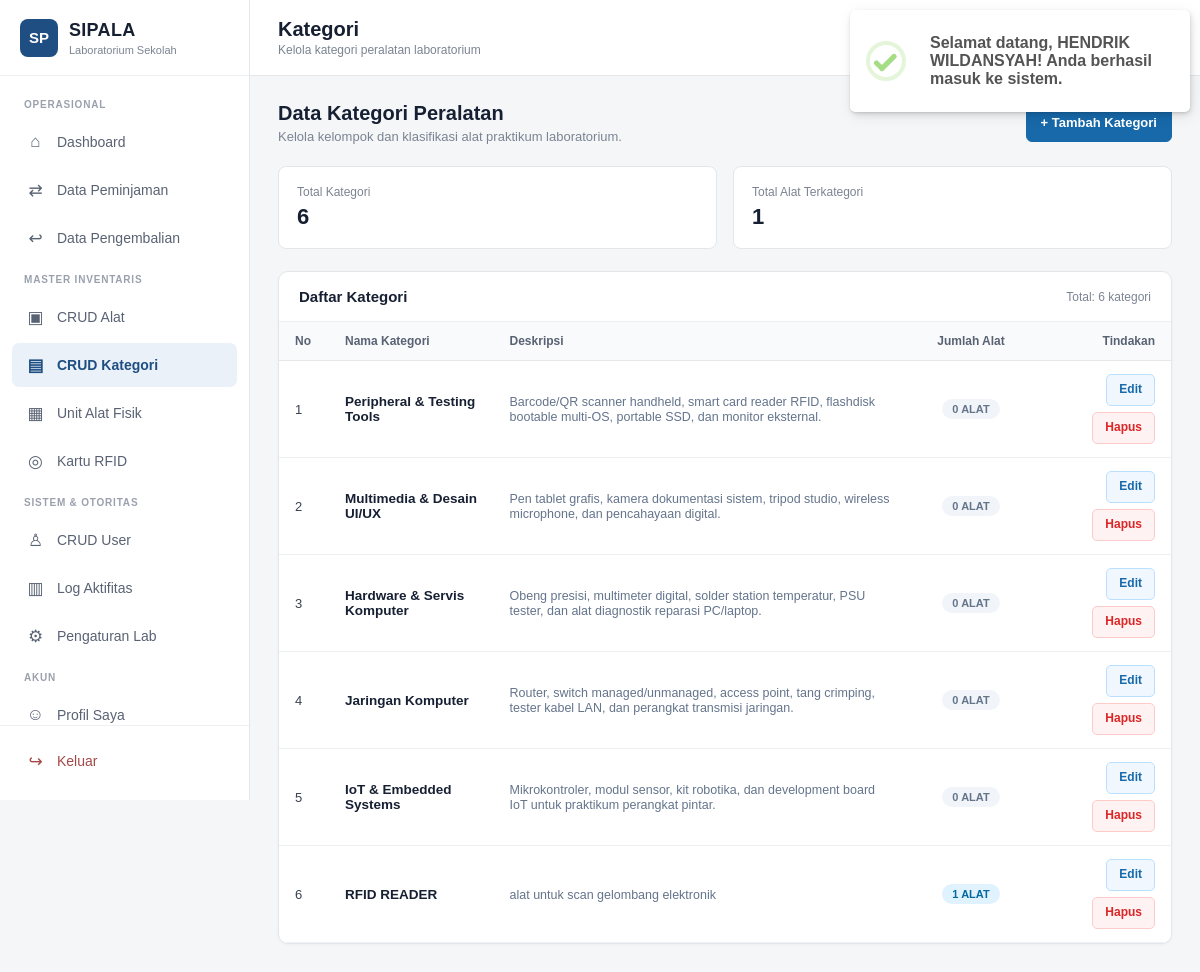
/admin/kategori/index.php (signed in), run on the app's committed database.
### tables this page shows
CREATE TABLE `kategori` (
  `id` int(10) unsigned NOT NULL AUTO_INCREMENT,
  `nama_kategori` varchar(100) NOT NULL,
  `deskripsi` text DEFAULT NULL,
  `created_at` timestamp NOT NULL DEFAULT current_timestamp(),
  `updated_at` timestamp NOT NULL DEFAULT current_timestamp() ON UPDATE current_timestamp(),
  PRIMARY KEY (`id`),
  UNIQUE KEY `uq_kategori_nama` (`nama_kategori`)
);

### includes/functions.php (called while the page is built, shortened)
<?php
if (!function_exists('e')) {
    function e(mixed $v): string {
        return htmlspecialchars((string)($v ?? ''), ENT_QUOTES, 'UTF-8');
    }
}

### admin/kategori/index.php (the view, shortened to what this page needs)
<?php
require_once __DIR__ . '/../includes/admin.php';
$categories = $pdo->query('
    SELECT k.id, k.nama_kategori, k.deskripsi, k.created_at, COUNT(p.id) AS total_alat
    FROM kategori k
    LEFT JOIN peralatan p ON p.kategori_id = k.id
    GROUP BY k.id, k.nama_kategori, k.deskripsi, k.created_at
    ORDER BY k.id DESC
')->fetchAll(PDO::FETCH_ASSOC);
$totalCategories = count($categories);
$totalEquipments = array_sum(array_map(fn($c) => (int)$c['total_alat'], $categories));
?>
<div class="head">
    <div>
        <h2>Data Kategori Peralatan</h2>
        <p>Kelola kelompok dan klasifikasi alat praktikum laboratorium.</p>
    </div>
    <button type="button" class="btn btn-primary" onclick="openModalTambah()">+ Tambah Kategori</button>
</div>
<div class="stats">
    <div class="stat">
        <small>Total Kategori</small>
        <strong><?= number_format($totalCategories) ?></strong>
    </div>
    <div class="stat">
        <small>Total Alat Terkategori</small>
        <strong><?= number_format($totalEquipments) ?></strong>
    </div>
</div>
<div class="panel">
    <div class="panel-title">
        <span>Daftar Kategori</span>
        <span style="font-size:12px;color:#7b8492;font-weight:normal;">Total: <?= $totalCategories ?> kategori</span>
    </div>
    <div class="table-wrap">
        <table>
            <thead>
                <tr>
                    <th style="width:50px;">No</th>
                    <th>Nama Kategori</th>
                    <th>Deskripsi</th>
                    <th style="width:120px;text-align:center;">Jumlah Alat</th>
                    <th style="width:140px;text-align:right;">Tindakan</th>
                </tr>
            </thead>
            <tbody>
                <?php if (empty($categories)): ?>
                    <tr>
                        <td colspan="5" class="empty">Belum ada kategori yang ditambahkan.</td>
                    </tr>
                <?php else: ?>
                    <?php $no = 1; foreach ($categories as $cat): ?>
                        <tr>
                            <td><?= $no++ ?></td>
                            <td>
                                <strong style="color:#172033;font-size:13.5px;"><?= e((string)$cat['nama_kategori']) ?></strong>
                            </td>
                            <td>
                                <span style="color:#64748b;font-size:12.5px;">
                                    <?= !empty($cat['deskripsi']) ? e((string)$cat['deskripsi']) : '<em style="color:#94a3b8;">Tidak ada deskripsi</em>' ?>
                                </span>
                            </td>
                            <td style="text-align:center;">
                                <span class="badge <?= (int)$cat['total_alat'] > 0 ? 'DISETUJUI' : 'nonaktif' ?>" style="font-size:11px;">
                                    <?= (int)$cat['total_alat'] ?> Alat
                                </span>
                            </td>
                            <td style="text-align:right;">
                                <div class="actions" style="justify-content:flex-end;">
                                    <a class="btn btn-sm btn-edit" href="edit.php?id=<?= (int)$cat['id'] ?>" title="Edit Kategori">
                                        Edit
                                    </a>
                                    <button type="button" class="btn btn-sm btn-danger"
                                            onclick="confirmDelete('hapus.php?id=<?= (int)$cat['id'] ?>', 'Kategori <?= e(addslashes((string)$cat['nama_kategori'])) ?>')"
                                            title="Hapus Kategori">
                                        Hapus
                                    </button>
                                </div>
                            </td>
                        </tr>
                    <?php endforeach; ?>
                <?php endif; ?>
            </tbody>
        </table>
    </div>
</div>

### admin/includes/admin.php (style rules this page uses)
* { box-sizing: border-box; margin: 0; padding: 0; }
body { font-family: Arial, Helvetica, sans-serif; background: #f4f6f8; color: #1f2937; overflow-x: hidden; }
a { text-decoration: none; color: inherit; }
.head { display: flex; align-items: center; justify-content: space-between; margin-bottom: 22px; gap: 16px; flex-wrap: wrap; }
.head h2 { margin: 0; font-size: 20px; color: #172033; font-weight: 700; }
.head p { margin: 4px 0 0; font-size: 13px; color: #7b8492; }
.panel { background: #ffffff; border-radius: 10px; border: 1px solid #e3e7eb; box-shadow: 0 1px 3px rgba(0,0,0,0.04); overflow: hidden; margin-bottom: 22px; }
.panel-title { padding: 16px 20px; font-size: 15px; font-weight: 600; color: #172033; border-bottom: 1px solid #edf0f2; display: flex; align-items: center; justify-content: space-between; flex-wrap: wrap; gap: 10px; }
.table-wrap { overflow-x: auto; -webkit-overflow-scrolling: touch; width: 100%; }
table { width: 100%; min-width: 600px; border-collapse: collapse; font-size: 13px; text-align: left; }
th { background: #f8fafc; color: #596273; font-weight: 600; padding: 12px 16px; border-bottom: 1px solid #e5e7eb; font-size: 12px; white-space: nowrap; }
td { padding: 13px 16px; border-bottom: 1px solid #edf0f2; color: #374151; vertical-align: middle; }
.btn { display: inline-flex; align-items: center; justify-content: center; gap: 6px; padding: 8px 14px; border-radius: 6px; font-size: 13px; font-weight: 600; cursor: pointer; border: 1px solid #dfe3e8; background: #ffffff; color: #475569; transition: all 0.15s ease; text-decoration: none; line-height: 1.3; min-height: 38px; }
.btn-sm { padding: 6px 12px; font-size: 12px; border-radius: 5px; min-height: 32px; }
.btn-primary { background: #1769AA; color: #ffffff; border-color: #1769AA; }
.btn-edit { background: #f0f7ff; color: #1769AA; border-color: #bae0ff; }
.btn-danger { background: #fef2f2; color: #dc2626; border-color: #fecaca; }
.actions { display: flex; align-items: center; gap: 6px; flex-wrap: wrap; }
.badge { display: inline-flex; align-items: center; padding: 4px 10px; border-radius: 20px; font-size: 11px; font-weight: 700; text-transform: uppercase; white-space: nowrap; }
.badge.DISETUJUI { background: #e0f2fe; color: #0369a1; }
.badge.nonaktif { background: #f1f5f9; color: #64748b; }
.actions { display: flex; gap: 6px; align-items: center; }
.stats { display: grid; grid-template-columns: repeat(auto-fit, minmax(180px, 1fr)); gap: 16px; margin-bottom: 22px; }
.stat { background: #ffffff; padding: 18px; border-radius: 8px; border: 1px solid #e3e7eb; }
.stat small { display: block; font-size: 12px; color: #7b8492; margin-bottom: 5px; }
.stat strong { font-size: 22px; color: #172033; font-weight: 700; }

### data on the page
kategori: nama_kategori "Peripheral & Testing Tools", deskripsi "Barcode/QR scanner handheld, smart card reader RFID, flashdisk bootable multi-OS, portable SSD, dan monitor eksternal.", total_alat "0"
kategori: nama_kategori "Multimedia & Desain UI/UX", deskripsi "Pen tablet grafis, kamera dokumentasi sistem, tripod studio, wireless microphone, dan pencahayaan digital.", total_alat "0"
kategori: nama_kategori "Hardware & Servis Komputer", deskripsi "Obeng presisi, multimeter digital, solder station temperatur, PSU tester, dan alat diagnostik reparasi PC/laptop.", total_alat "0"
kategori: nama_kategori "Jaringan Komputer", deskripsi "Router, switch managed/unmanaged, access point, tang crimping, tester kabel LAN, dan perangkat transmisi jaringan.", total_alat "0"
kategori: nama_kategori "IoT & Embedded Systems", deskripsi "Mikrokontroler, modul sensor, kit robotika, dan development board IoT untuk praktikum perangkat pintar.", total_alat "0"
kategori: nama_kategori "RFID READER", deskripsi "alat untuk scan gelombang elektronik", total_alat "1"

### other printed values
$title "Kategori"
$subtitle "Kelola kategori peralatan laboratorium"
$totalCategories "6"
$totalEquipments "1"
